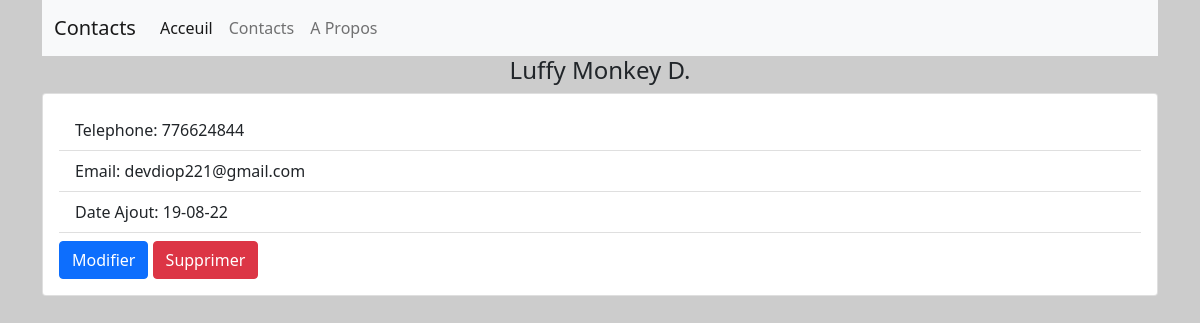
The app's page /contacts/1/ with its own data.
### gestionClient/models.py (models this page shows, shortened)
class Contact(models.Model):
    nom = models.CharField(max_length=150)
    prenom = models.CharField(max_length=150)
    telephone = models.CharField(max_length=150)
    email = models.EmailField(max_length=150, null=True, blank=True)
    date_enregistrement = models.DateTimeField(auto_now_add=True)
    auteur = models.ForeignKey(User, on_delete=CASCADE)
    archive = models.BooleanField(default=True)

### gestionClient/views.py (the view)
# urls.py: path("contacts/<int:id>/", contact_details, name="details"),
def contact_details(request, id):
    contact = get_object_or_404(Contact, id=id)
    return render(request, "contacts/contact_details.html", {"contact": contact})

### templates/contacts/contact_details.html
{% extends 'base.html' %}
{% block contenu %}
    <div class="row">
    <div clas="col-md-6 m-auto">
    <h4 class="text-center"> {{ contact.prenom }}  {{ contact.nom }}</h4>
        <di class="card card-body">
            <ul class="list-group list-group-flush">
                <li class="list-group-item">
                    Telephone: {{ contact.telephone }}
                </li>
                 <li class="list-group-item">
                    Email: {{ contact.email|default_if_none:"non renseigne" }}
                </li>
                 <li class="list-group-item">
                    Date Ajout: {{ contact.date_enregistrement|date:"d-m-y"}}
                </li>
            </ul>
        <div class="mt-2">
            <a href="{% url 'edit_contact' contact.id %}" class="btn btn-primary">Modifier</a>
             <a href="{% url 'delete_contact' contact.id %}" class="btn btn-danger">Supprimer</a>
        </div>
        </div>
    </div>
    </div>
{% endblock  %}

### templates/base.html (style rules this page uses)
body { background-color: #ccc; }

### records on screen
Contact: prenom "Luffy", nom "Monkey D.", telephone "776624844", email "devdiop221@gmail.com", date_enregistrement "19-08-22"
